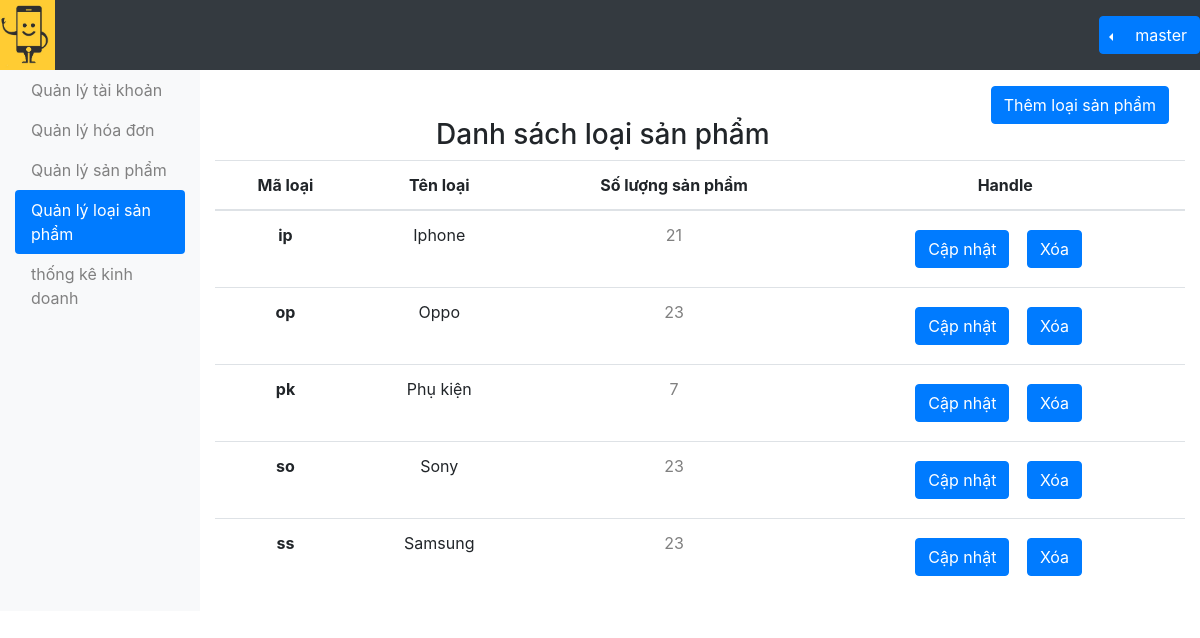
Page /quanlyLoaiSP.php (signed in) on the earlier database version.
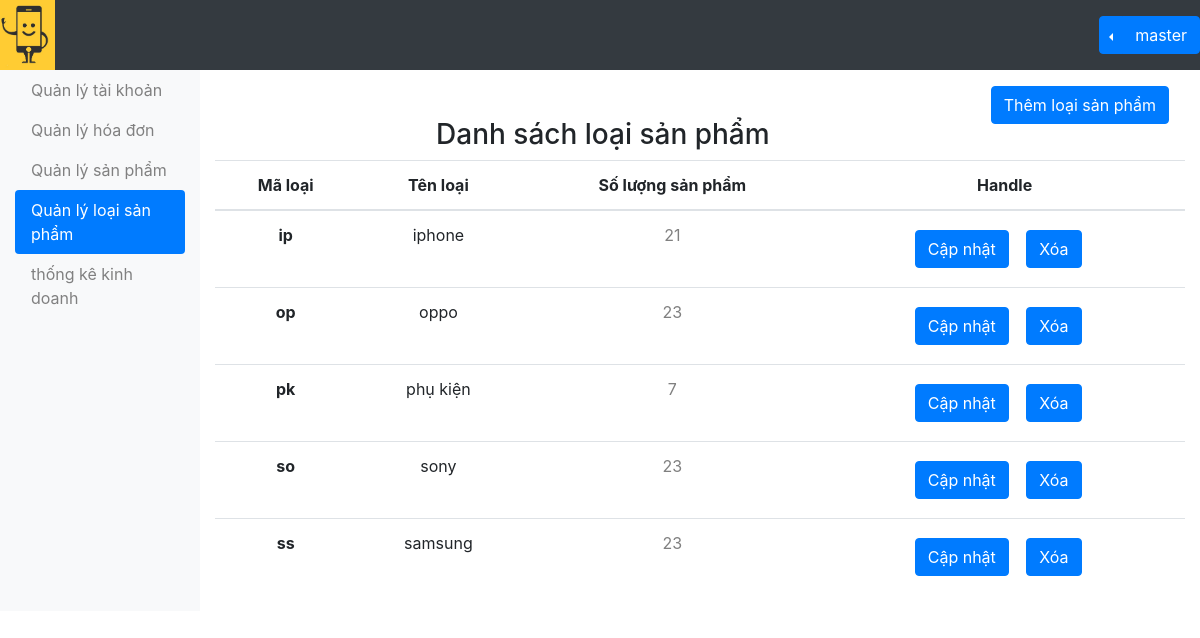
Same page on the later database version.
### tables this page shows
CREATE TABLE `loaisp` (
  `MaLoaiSP` varchar(30) NOT NULL,
  `TenLoaiSP` varchar(30) NOT NULL
);

### quanlyLoaiSP.php (the view, shortened to what this page needs)
<!DOCTYPE html>
<html lang="en">
<?php
require("DataProvider.php");
include("css.php") ?>
<body>
  <?php
  include("./naviagte.php");
  ?>
  <div class="d-flex flex-wrap">
    <?php include("./headerAdmin.php"); ?>
    <div class="col-md-9 ml-sm-auto col-lg-10 pt-3">
      <h3>
        <a href="xlLoaiSP.php" class="btn btn-primary mr-sm-3" style="float:right;"> Thêm loại sản phẩm </a>
      </h3>
      <br>
      <h3 class="text-center">
        Danh sách loại sản phẩm
      </h3>
      <table class="table min-h">
        <thead>
          <tr class="text-center">
            <th scope="col">Mã loại </th>
            <th scope="col">Tên loại</th>
            <th scope="col">Số lượng sản phẩm</th>
            <th scope="col">Handle</th>
          </tr>
        </thead>
        <tbody>
          <?php
          $sql = 'SELECT COUNT(sanpham.MaLoaiSP) as soluong,loaisp.MaLoaiSP ,loaisp.TenLoaiSP
      FROM loaisp LEFT JOIN sanpham
      ON loaisp.MaLoaiSP=sanpham.MaLoaiSP
      GROUP BY loaisp.MaLoaiSP';
          $result = mysqli_query($conn, $sql);
          while ($row = mysqli_fetch_array($result)) {
            $MaLoaiSP = $row['MaLoaiSP'];
            $TenLoaiSP = $row['TenLoaiSP'];
            $soluong = $row['soluong'];
            echo '
                   <tr class="text-center">
                     <th >' . $MaLoaiSP . '</th>
                     <td>' . $TenLoaiSP . '</td>
                     <td>
                       <a href="quanlysp.php?tl=' . $MaLoaiSP . '">
                       ' . $soluong . '
                       </a>
                     </td>
                     <td>
                       <a href="xlLoaiSP.php?id=' . $MaLoaiSP . '">
                         <div class="btn btn-primary">Cập nhật</div>
                       </a>
                       <form class="btn" action="xlLoaiSP.php" method="post">
                          <input type="hidden" name="loai" value="Xoá">
                          <input type="hidden" name="MaLoaiSP" value="' . $MaLoaiSP . '">
                          <input class="btn btn-primary" type="submit" value="Xóa">
                        </form>
                     </td>
                   </tr>';
          }
          ?>
        </tbody>
      </table>
    </div>
  </div>
</body>
</html>

### css.php (shortened to what this page needs)
<head>
    <link rel="stylesheet" type="text/css" href="css/main.css">
    <link rel="stylesheet" type="text/css" href="css/footer.css">
    <link rel="stylesheet" type="text/css" href="css/nut-chuyen-trang.css">
    <link rel="stylesheet" type="text/css" href="css/bootstrap.css">
    <link rel="stylesheet" href="css/header.css">
</head>

### naviagte.php (shortened to what this page needs)
<nav class="navbar navbar-dark sticky-top bg-dark flex-md-nowrap p-0">
    <img src="./Images/logo1.png" style="height: 70px" alt="" srcset="">
    <div class="btn-group">
        <div class="btn-group dropleft" role="group">
            <button type="button" class="btn btn-primary dropdown-toggle dropdown-toggle-split" data-toggle="dropdown" aria-haspopup="true" aria-expanded="false">
            </button>
        </div>
        <button type="button" class="btn btn-primary">
            <span class=""><?php echo  $_SESSION['member']; ?></span>
        </button>
    </div>
</nav>

### headerAdmin.php (shortened to what this page needs)
<?php
$quuyen = $_SESSION['Quyen'];
switch ($quuyen) {
    case 'master':
?>
        <div class="col-md-2 d-none d-md-block bg-light sidebar ">
            <ul class="nav nav-pills flex-column mb-auto">
                <li>
                    <a class="nav-link link-body-emphasis qltk" href="quanlyaccount.php">Quản lý tài khoản</a>
                </li>
                <li>
                    <a class="nav-link link-body-emphasis qlhd" href="quanlyhoadon.php">Quản lý hóa đơn</a>
                </li>
                <li>
                    <a class="nav-link link-body-emphasis qlsp" href="quanlysp.php">Quản lý sản phẩm</a>
                </li>
                <li>
                    <a class="nav-link link-body-emphasis qllsp" href="quanlyLoaiSP.php">Quản lý loại sản phẩm</a>
                </li>
                <li>
                    <a class="nav-link link-body-emphasis tkkd" href="thongke.php">thống kê kinh doanh</a>
                </li>
            </ul>
        </div>
    <?php
        break;
    ?>
<?php
}
?>

Differences in the rows shown:
changed loaisp "ip": TenLoaiSP "Iphone" → "iphone"
changed loaisp "op": TenLoaiSP "Oppo" → "oppo"
changed loaisp "pk": TenLoaiSP "Phụ kiện" → "phụ kiện"
changed loaisp "so": TenLoaiSP "Sony" → "sony"
changed loaisp "ss": TenLoaiSP "Samsung" → "samsung"
